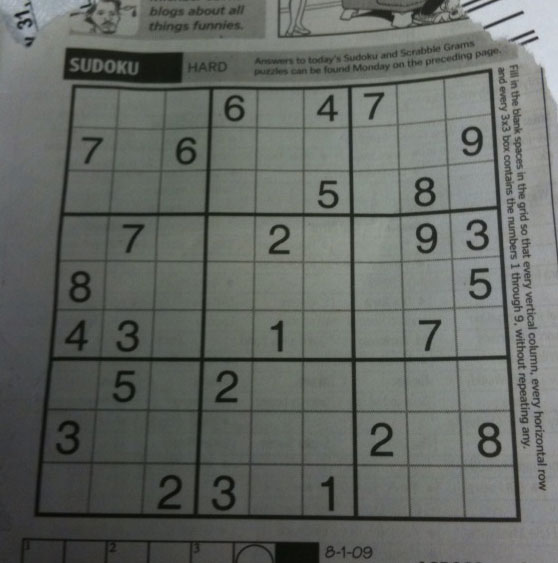
#> input picture data from opencv/sudoku.png, 558 x 563 px
$ python simple_thresholding_opencv.py
#> lines starting #> are read from the running program, lines starting #| are printed output that depends on the picture; after the words box and inside, x2 and y2 are one past the last pixel; in counts of white or black regions, pixels touching at a corner belong together
import cv2
import matplotlib.pyplot as plt
import numpy as np

img = cv2.imread('data from opencv/sudoku.png', 0)
#> img: shape (563, 558); min 7, max 218, mean 101.8
_, th1 = cv2.threshold(img, 130, 255, cv2.THRESH_BINARY)
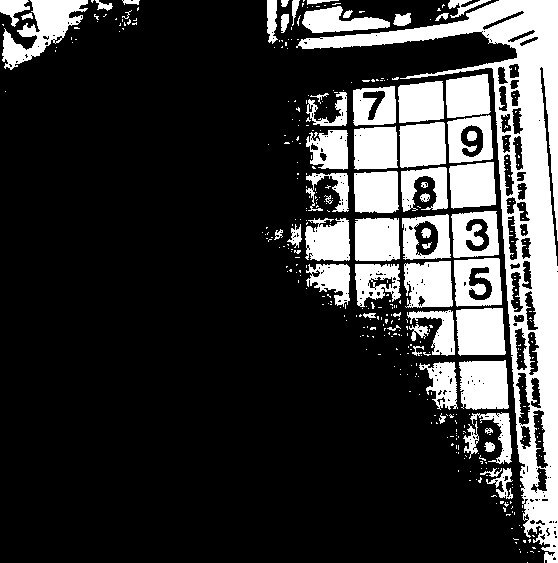
#> th1: shape (563, 558); 22.2% white; 399 white regions (337 under 20 px), largest, box (x1, y1, x2, y2) and area: (296, 0, 558, 563) 24572, (2, 0, 88, 70) 2570, (459, 360, 509, 410) 2205
_, th2 = cv2.threshold(img, 50, 255, cv2.THRESH_BINARY_INV)
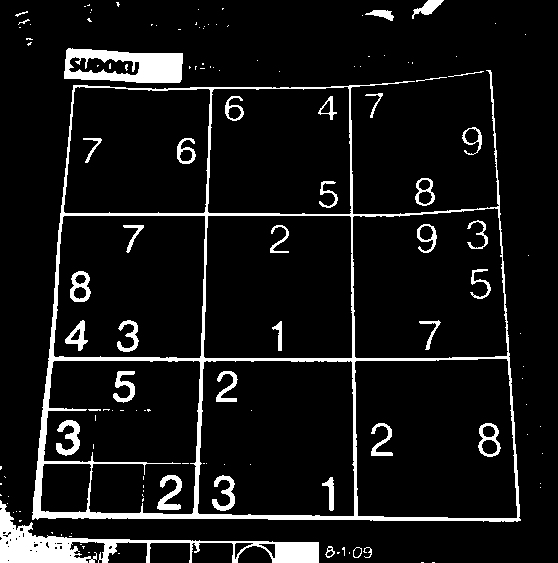
#> th2: shape (563, 558); 8.3% white; 135 white regions (96 under 20 px), largest, box (x1, y1, x2, y2) and area: (32, 70, 521, 522) 11717, (0, 500, 319, 563) 4599, (64, 48, 183, 83) 2716
# till the thresh the value of pixel will not change, after then it will remain as thresh
_, th3 = cv2.threshold(img, 150, 255, cv2.THRESH_TRUNC)
# when pixel value is lesser than thresh, the pixel assign is 0, and when it is greater than
# 50(thresh), it will remain same
_, th4 = cv2.threshold(img, 50, 255, cv2.THRESH_TOZERO)
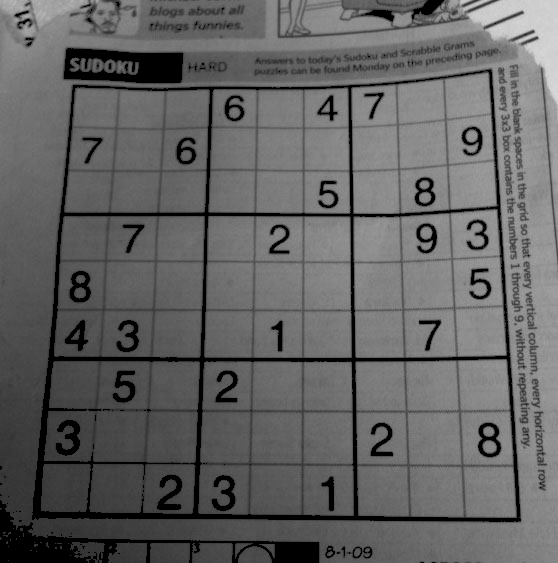
#> th4: shape (563, 558); min 0, max 218, mean 99
# it is a vice versa of above
_, th5 = cv2.threshold(img, 50, 255, cv2.THRESH_TOZERO_INV)
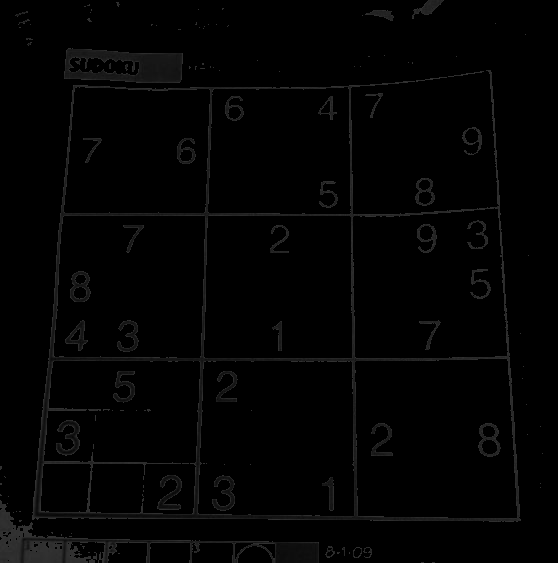
#> th5: shape (563, 558); min 0, max 50, mean 2.8
# print(ret)


titles = ['Original Image', 'BINARY', 'BINARY_INV', 'TRUNC', 'TOZERO', 'TOZERO_INV']
images = [img, th1, th2, th3, th4, th5]

# The i+1 is used as an argument to plt.subplot(2, 3, i+1) to specify the position of the current subplot within a grid of subplots. Here's how it works:
#
# plt.subplot(2, 3, i+1) creates a subplot in a 2x3 grid, where 2 represents the number of rows, and 3 represents the number of columns.
# i+1 is used to specify the current subplot's position within this grid. Since i starts from 0, adding 1 ensures that the subplots are numbered from 1 to 6.
# This setup is commonly used when you want to arrange multiple subplots in a grid-like fashion. In your case, it's arranging 6 subplots in a 2x3 grid, where each
# subplot displays one of the images from the images list with the corresponding title from the titles list. Using i+1 ensures that each subplot is created in the correct
# position within the grid.

for i in range(6):
    plt.subplot(2, 3, i+1), plt.imshow(images[i], 'gray')
    plt.title(titles[i])
    plt.xticks([]), plt.yticks([])


# cv2.imshow('img', img)
# cv2.imshow('th1', th1)
# # cv2.imshow('th2', th2)
# # cv2.imshow('th3', th3)
# # cv2.imshow('th4', th4)
# # cv2.imshow('th5', th5)
#
# cv2.waitKey(0)
# cv2.destroyAllWindows()
plt.show()

$ run again, with data from opencv/aloeGT.png copied over data from opencv/sudoku.png
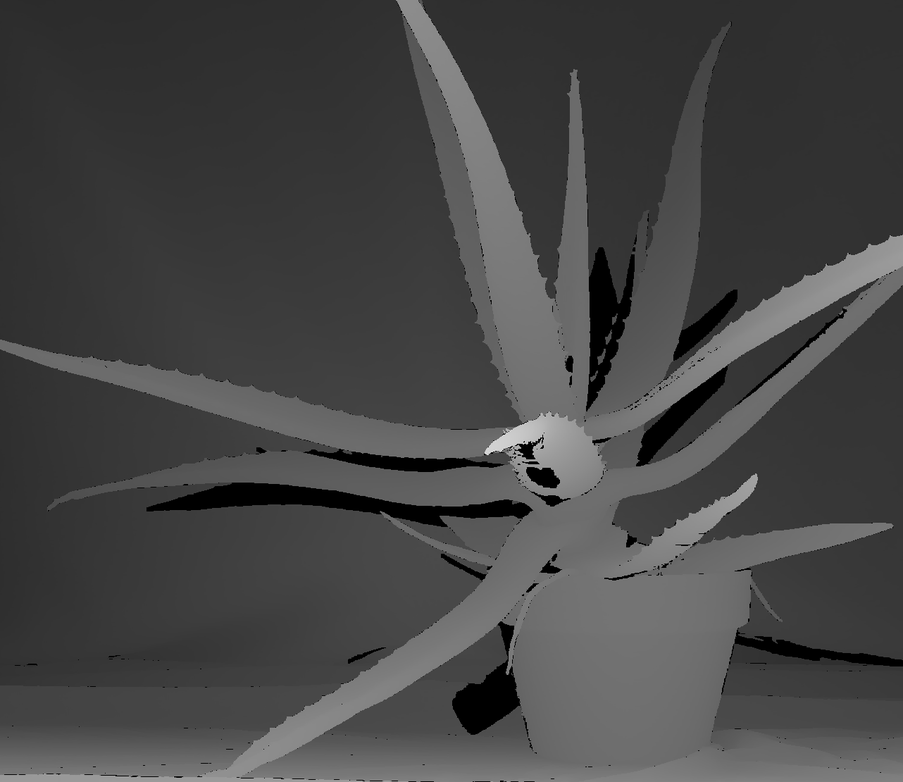
#> input picture data from opencv/aloeGT.png, 903 x 782 px, shrunk from 1282 x 1110 before the run
#> img is the input picture: shape (782, 903); min 0, max 233, mean 69.8
#> `_, th1 = cv2.threshold(img, 130, 255, cv2.THRESH_BINARY)`:
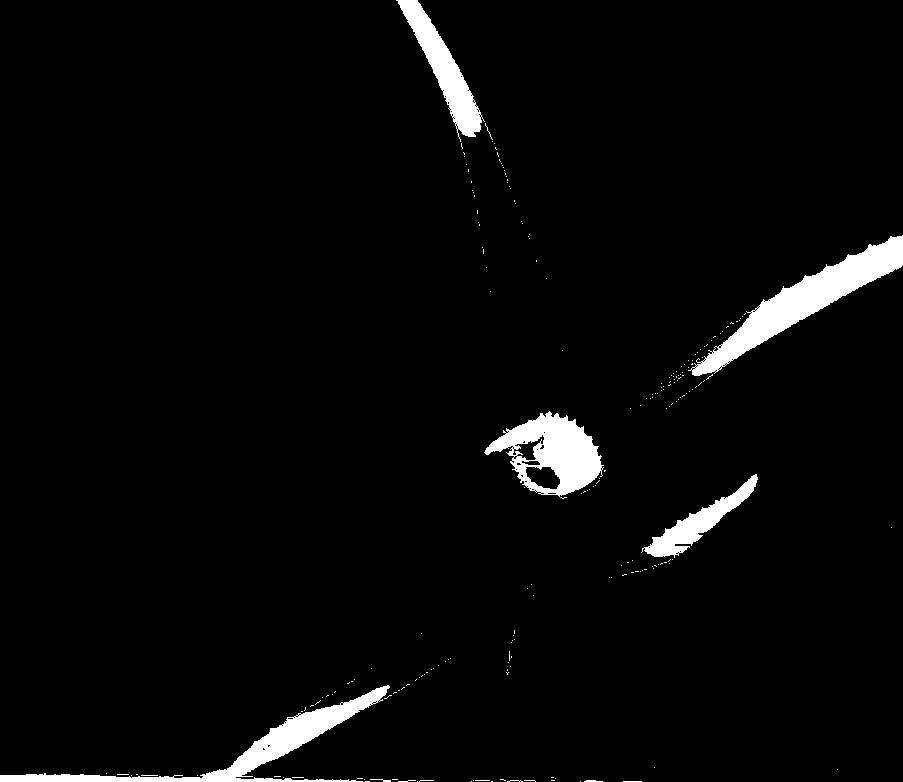
#> th1: shape (782, 903); 3.4% white; 219 white regions (212 under 20 px), largest, box (x1, y1, x2, y2) and area: (688, 235, 903, 376) 6983, (0, 685, 390, 782) 5575, (484, 411, 604, 499) 5113
#> th2: shape (782, 903); 26.6% white; 880 white regions (843 under 20 px), largest, box (x1, y1, x2, y2) and area: (422, 0, 903, 266) 84532, (0, 0, 409, 350) 62161, (0, 350, 58, 668) 13314
#> `_, th5 = cv2.threshold(img, 50, 255, cv2.THRESH_TOZERO_INV)`:
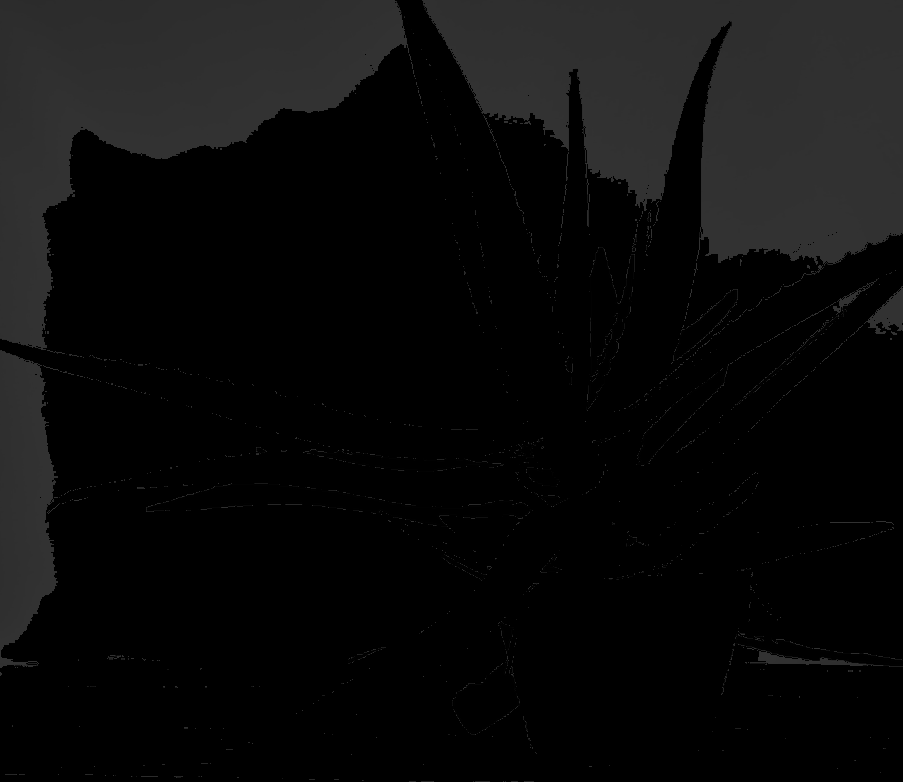
#> th5: shape (782, 903); min 0, max 50, mean 11.2

$ run again, with data from opencv/basketball1.png copied over data from opencv/sudoku.png
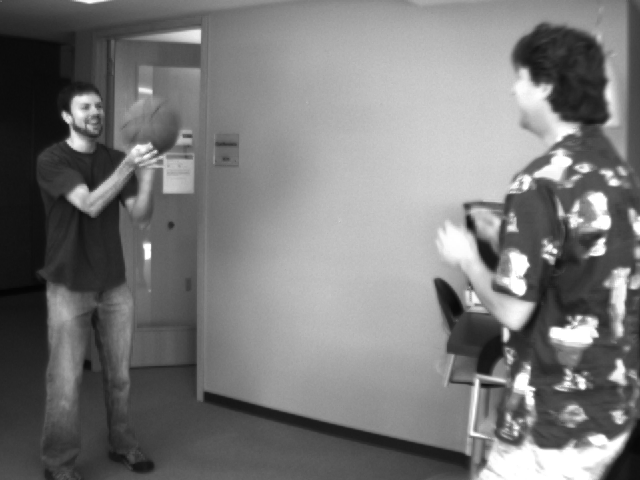
#> input picture data from opencv/basketball1.png, 640 x 480 px
#> img is the input picture: shape (480, 640); min 4, max 255, mean 120.3
#> `_, th1 = cv2.threshold(img, 130, 255, cv2.THRESH_BINARY)`:
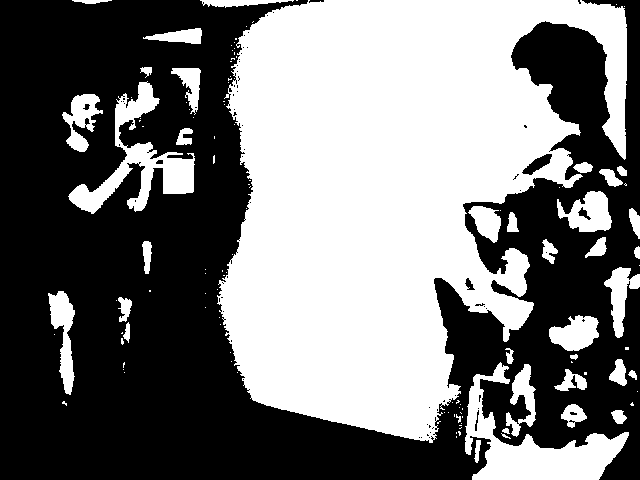
#> th1: shape (480, 640); 46.1% white; 121 white regions (83 under 20 px), largest, box (x1, y1, x2, y2) and area: (217, 0, 627, 443) 116866, (465, 362, 629, 480) 6435, (68, 81, 195, 214) 4724
#> th2: shape (480, 640); 15.5% white; 74 white regions (48 under 20 px), largest, box (x1, y1, x2, y2) and area: (0, 14, 137, 430) 28663, (518, 30, 606, 126) 4720, (204, 392, 470, 470) 3178
#> `_, th5 = cv2.threshold(img, 50, 255, cv2.THRESH_TOZERO_INV)`:
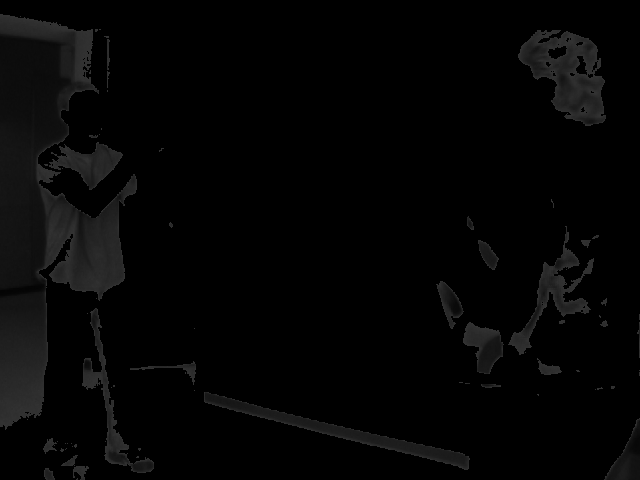
#> th5: shape (480, 640); min 0, max 50, mean 4.8
